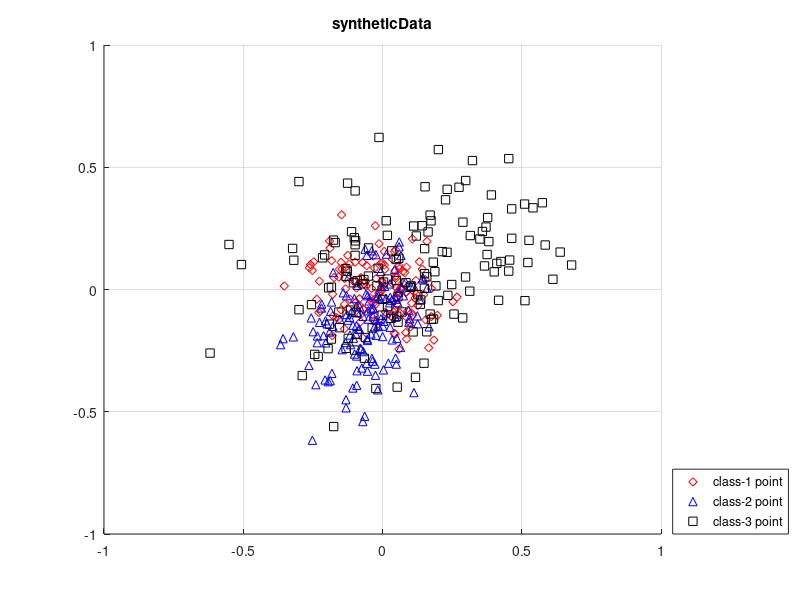

Here is the MATLAB script that generated this plot: (Note: this script raises an error after producing the figure.)
% This code demonstrates the proposed objective function for discovering
% the most informative receptive fields in images.
% Specifically, a synthetic dataset is generated, including three cluters
% to stand for three images, and the most correlated image regions or the
% common foreground objects are represented by the points lying in the
% intersection of the three clusters.
%
%
% Readers can directly run main_syntheticData.m to see the results, and the
% intermediate results/figures are automatically stored in 'figures' folder.
%
%
% For details, readers are suggested to refer to the following report:
%       Shu Kong, "Collaborative Receptive Field Learning", arXiv, 2014
%
% 
% The code is writen by
%           Shu Kong (Aimery)
%           aimerykong@gmail.com
%           http://www.ics.uci.edu/~skong2/
%           Dec. 2013, release version available on Jan. 13, 2014
%              updated: Nov. 16, 2015

clear;
close all;
clc;

%% prelude
%
% some questions to consider:
%   1. sparse graph or non-sparse graph
%

%sigma = .2; % sigma controls the Gaussian kernel that convert pair-wise distance to similarity

K = 21;  % select K desired receptive fields

lambdaL = 0.6;
lambdaD = 1; % discriminative term (2) -- make the selected points more "class-pure" 
lambdaE = 20; % equal-size term (3) -- a very large lambda1 means that the points are being selected from class to class iteratively
lambdaB = 2; % balance term (4) -- make the size of clusters represented by selected point similar

ChoiceGraphBuilding = 'overall_knn'; % which way to build the graph, overall_knn or individual_knn or nothing
knn = 7; % knn-graph to measure RF similarity
eta = .4; % soft-threshold the similarity graph to remove some "dissimilar" pairs

distBound = 0.30;

pointNum = 140;

%% data generation and visualization colors
switch2Display = true;   % set this switch as 'true' to display the results

%strOptPoint = {'rd', 'md', 'b^', 'c^', 'ks', 'ys', 'gx'};
strOptPoint = {'rd', 'b^', 'ks', 'gx'};
strOptExemplar = {'ro', 'bo', 'ko'};
gtColor =  'gp';
OrgPoint = [0.1; 0.1];

X = cell(1, 3);
X{1} = sqrt(0.01) * randn(2, pointNum);
X{1}(1, :) = 1.1*X{1}(1, :);
theta = -50 / 180 * pi;
rotMat = [cos(theta), -sin(theta); sin(theta), cos(theta) ];
X{1} = rotMat*X{1};
X{1} = repmat( [0; 0], 1, size(X{1}, 2) ) + X{1};

X{2} = sqrt(0.01) * randn(2, pointNum);
X{2}(1, :) = 1.5*X{2}(1, :);
theta = 60 / 180 * pi;
rotMat = [cos(theta), -sin(theta); sin(theta), cos(theta) ];
X{2} = rotMat*X{2};
X{2} = repmat( [-0.05; -0.15], 1, size(X{2}, 2) ) + X{2};

X{3} = sqrt(0.01) * randn(2, pointNum);
X{3}(1, :) = 2.7*X{3}(1, :);
X{3}(2, :) = 2.0*X{3}(2, :);
theta = 30 / 180 * pi;
rotMat = [cos(theta), -sin(theta); sin(theta), cos(theta) ];
X{3} = rotMat*X{3};
X{3} = repmat( [0.1; 0.1], 1, size(X{3}, 2) ) + X{3};

%% visualize the original dataset
%%{
tempPoint = [];
ttt = 1;
if switch2Display
    figure; hold on; grid on;
    for c = 1:length(X)
        a = X{c} - repmat(OrgPoint, 1, size(X{c},2));
        a = sqrt(sum(a.^2, 1) );
        a = find(a > distBound);        
        tt(ttt) = plot( X{c}(1, :), X{c}(2, :), strOptPoint{c}  );
        ttt = ttt+1;
        
        tempPoint = [tempPoint  a(1)];
        
%         a = setdiff(1:size(X{c},2), a);
%         tt(ttt) = plot( X{c}(1, a), X{c}(2, a), strOptPoint{c}, 'linewidth', 4, 'MarkerSize', 4 );
%         ttt= ttt+1;
        %plot( X{c}(1, a), X{c}(2, a), gtColor  );
        
        tempPoint = [tempPoint  a(1)];
    end
    titleName = 'syntheticData';
    title( titleName );
    legend( [tt(1), tt(2), tt(3) ],...
        'class-1 point','class-2 point','class-3 point', 'Location', 'SouthEastoutside');
%     legend( [tt(1), tt(2), tt(3), tt(4), tt(5), tt(6), ],...
%         'class-1 background point','class-1 foreground point','class-2 background point','class-2 foreground point','class-3 foreground point','class-3 background point',...
%         'Location', 'SouthEast');
    hold off;
%     saveas(gcf, ['./figures/' titleName '.eps'], 'psc2');
%     saveas(gcf,['./figures/' titleName '.fig']);
end
%}

%% fetch the data, extracting RF candidates for all images from specific category
numImg = length(X);
%pointNum = pointNum + pointNumGT;
fprintf('fetch the data (receptive fields candidates)...\n');
imgIdx = zeros( 1, numImg*pointNum );
for i = 1:numImg
    imgIdx(1+pointNum*(i-1):i*pointNum ) = i;
end

%% create the similarity-graph (to maximize)
%{
% build a full graph that measures pairwise contrast/distance of all images
fprintf('build pairwise-distance graph...\n');
Xmat = cell2mat(X);
SimilarityGraph = Xmat'*Xmat; % maximize reward graph -- contrast
% clear X A;

Xsqr = diag(SimilarityGraph);
Xsqr = Xsqr(:);
SimilarityGraph = repmat(Xsqr, 1, size(SimilarityGraph,2)) ...
    +repmat(Xsqr', size(SimilarityGraph,2), 1) ...
    - 2*SimilarityGraph; % Euclidean distance, maximize sum of pairwise distance

SimilarityGraph_full= SimilarityGraph;

switch ChoiceGraphBuilding
    case 'overall_knn',
        for i = 1:size(SimilarityGraph, 2)
            costList = SimilarityGraph(i, :);
            [costListSorted, costIdx]= sort(costList, 'ascend'); % smaller distance
            SimilarityGraph(i, :) = 0;
            SimilarityGraph(i, costIdx(1:knn*1)) = costListSorted(1:knn*1);
        end
    case 'individual_knn',
        for i = 1:size(SimilarityGraph, 2)
            idx = imgIdx(i);
            tmp = SimilarityGraph(i, :);
            SimilarityGraph(i, :) = 0;
            
            for j = 1:imgIdx(end)
                %if j == idx
                    %continue;
%                     a = find(imgIdx==idx);
%                     costList = tmp(a);
%                     [costList costIdx]= sort(costList, 'ascend');
%                     SimilarityGraph( i, a(costIdx(1: round(knn ))) ) = costList( 1:round(knn ) );
                %else
                    a = find(imgIdx==j);
                    costList = tmp(a);
                    [costList costIdx]= sort(costList, 'ascend');
                    SimilarityGraph(i, a(costIdx(1:knn))) = costList(1:knn);
                %end
            end
            tmpVal = SimilarityGraph(i, :);
            tmpIdx = find(tmpVal~=0);
            tmpVal = tmpVal(tmpIdx);
            SimilarityGraph(i, find(SimilarityGraph(i,:) < eta*mean(tmpVal) ) ) = 0;
            
        end
    case 'nothing',
           SimilarityGraph = SimilarityGraph;
end

SimilarityGraph = (SimilarityGraph + SimilarityGraph') / 2;
%SimilarityGraph = SimilarityGraph ./ max(SimilarityGraph(:));
%SimilarityGraph = SimilarityGraph_backup; % also works!

% normalize the similarity graph
fprintf('normalize the similarity graph...\n');
%SimilarityGraph = SimilarityGraph ./ max(SimilarityGraph(:));
sigma = 2* mean(SimilarityGraph(:)); % adaptively selecting sigma

% convert it to the similarity graph
fprintf('convert into similarity graph...\n');
a = find(SimilarityGraph~=0);
SimilarityGraph(a) = exp(-SimilarityGraph(a) / sigma);


sigma2 = 2* mean(SimilarityGraph_full(:)); % adaptively selecting sigma
a = find(SimilarityGraph_full~=0);
SimilarityGraph_full(a) = exp(-SimilarityGraph_full(a) / sigma2);

%SimilarityGraph = sparse(SimilarityGraph);
%}

%%
Xmat = cell2mat(X);
[SimilarityGraph, SimilarityGraph_full]= graphConstruction(Xmat, imgIdx, ChoiceGraphBuilding, knn);
RFpositive = DiscriminativeExemplarSelection(SimilarityGraph, SimilarityGraph_full, SimilarityGraph_full, imgIdx, K, lambdaL, lambdaD, lambdaE, lambdaB);


%% visualize the selected RFs
% RFpositive; % find(SelectedFlag);
if switch2Display
    figure; hold on; grid on;
    ttt = 1;
    tt = [];
    for c = 1:3
        tt(ttt) = plot( X{c}(1, :), X{c}(2, :), strOptPoint{c}  );
        ttt = ttt+1;
    end
    IdxImg = imgIdx(RFpositive); % image index
    for i = 1:length(RFpositive)
        plot( Xmat(1, RFpositive(i)), Xmat(2, RFpositive(i)), strOptExemplar{IdxImg(i)}, 'linewidth', 3, 'MarkerSize', 11);        
    end
    
    a = imgIdx(RFpositive);
    b = find(a==1);
    b = b(1);
    b = RFpositive(b);
    tt(ttt) = plot( X{1}(1, b), X{1}(2, b), strOptExemplar{1}, 'linewidth', 3, 'MarkerSize', 11  );
    ttt = ttt+1;
    
    b = find(a==2);
    b = b(1);
    b = RFpositive(b) - pointNum;
    tt(ttt) = plot( X{2}(1, b), X{2}(2, b), strOptExemplar{2}, 'linewidth', 3, 'MarkerSize', 11  );
    ttt = ttt+1;
    
    b = find(a==3);
    b = b(1);
    b = RFpositive(b) - 2*pointNum;
    tt(ttt) = plot( X{3}(1, b), X{3}(2, b), strOptExemplar{3}, 'linewidth', 3, 'MarkerSize', 11  );
    ttt = ttt+1;
    
    titleName = 'selected exemplars';
    hold off; title(titleName);
    legend( [tt(1), tt(4), tt(2), tt(5), tt(3), tt(6), ],...
        'class-1 point', 'class-1 selected point', 'class-2 point', 'class-2 selected point', 'class-3 point','class-3 selected point',...
        'Location', 'SouthEastoutside');
    hold off;
%     saveas(gcf, ['./figures/' titleName '.eps'], 'psc2');
%     saveas(gcf,['./figures/' titleName '.fig'])
%     saveas(gcf,['./figures/' titleName '.jpg']);
end

%% visualize the marginal gain at each iteration
%{
if switch2Display
    az = 30;
    el = 15;
    for iter = 1:size(storeIteration, 2)
        ttt = 1;
        tt = [];
        curFigure = figure(3); hold on; grid on; 
        titleName = ['marginalGainIteration-' num2str(iter)];
        title( titleName );
        for c =1:3
            tt(ttt) = plot3( X{c}(1, :), X{c}(2, :), storeIteration(1+pointNum*(c-1):pointNum*c, iter), strOptPoint{c}  );
            ttt = ttt+1;
        end
        for i = 1:iter
           tt(ttt) = plot3( Xmat(1, RFpositive(i)), Xmat(2, RFpositive(i)), storeIteration( RFpositive(i), iter ), ...
                strOptExemplar{IdxImg(i)}, 'linewidth', 3, 'MarkerSize', 11);
            ttt = ttt+1;
        end
        view(az, el);
%         saveas(gcf, ['./figures/' titleName '.eps'], 'psc2');
%         saveas(gcf,['./figures/' titleName '.fig']);
        saveas(gcf,['./figures/' titleName '.jpg']);
       	close(curFigure)
    end
end
%}


